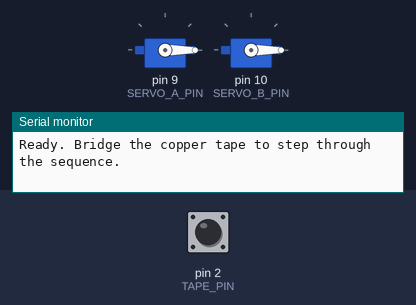
The sketch below on a simulated Arduino Uno, built with avr-gcc and run on an emulated ATmega328P. On the bench: 2 × servo, the last lines printed to the serial monitor. The test bench sets the inputs (shaded band); at power-on: pin 2 (TAPE_PIN) HIGH.

Above: at 1.2 s.
1.3 s: pin 2 (TAPE_PIN) pulled LOW for 0.15 s
At 2.6 s:
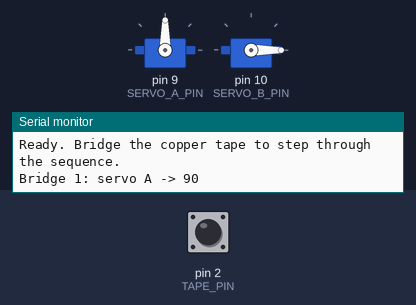
3.7 s: pin 2 (TAPE_PIN) pulled LOW for 1 s
At 5.6 s:
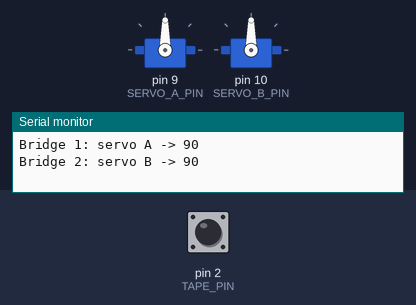
6.2 s: pin 2 (TAPE_PIN) pulled LOW for 0.15 s
At 6.68 s:
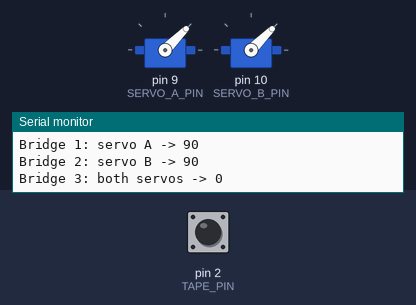
8.6 s: pin 2 (TAPE_PIN) pulled LOW for 3.2 s
At 9.08 s:
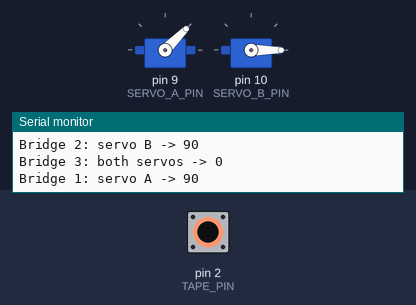
Timing chart, 0 to 11.6 s (numbered marks = the images above; inputs shaded):
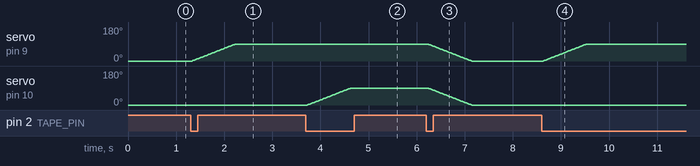

Measured:
- after the input at 1.3 s, servo on pin 9 (SERVO_A_PIN): moves from 0° to 90° over 0.91 s, starting at once
- after the input at 3.7 s, servo on pin 10 (SERVO_B_PIN): moves from 0° to 90° over 0.91 s, starting at once
- after the input at 6.2 s, servo on pin 9 (SERVO_A_PIN), servo on pin 10 (SERVO_B_PIN): moves from 90° to 0° over 0.91 s, starting at once
- after the input at 8.6 s, servo on pin 9 (SERVO_A_PIN): moves from 0° to 90° over 0.91 s, starting at once

The sketch:

copper_tape_servos.ino
```cpp
#include <Servo.h>

// ---------- Pins ----------
const int TAPE_PIN    = 2;    // copper tape signal (uses internal pull-up)
const int SERVO_A_PIN = 9;
const int SERVO_B_PIN = 10;

// ---------- Settings ----------
const int HOME_ANGLE   = 0;
const int TARGET_ANGLE = 90;
const int STEP_DELAY_MS = 10;            // ms per degree (lower = faster, 0 = instant)
const unsigned long DEBOUNCE_MS = 30;

Servo servoA, servoB;
int posA = HOME_ANGLE;
int posB = HOME_ANGLE;

int stepIndex = 0;   // 0 = move A, 1 = move B, 2 = reset both

// Debounce state
bool lastReading = HIGH;
bool stableState = HIGH;
unsigned long lastChange = 0;

void moveServo(Servo &s, int &pos, int target) {
  if (STEP_DELAY_MS == 0) {
    pos = target;
    s.write(pos);
    return;
  }
  int dir = (target > pos) ? 1 : -1;
  while (pos != target) {
    pos += dir;
    s.write(pos);
    delay(STEP_DELAY_MS);
  }
}

void resetBoth() {
  // Move both servos back to home at the same time
  while (posA != HOME_ANGLE || posB != HOME_ANGLE) {
    if (posA > HOME_ANGLE) { posA--; servoA.write(posA); }
    if (posB > HOME_ANGLE) { posB--; servoB.write(posB); }
    delay(STEP_DELAY_MS);
  }
}

void onTapeBridged() {
  switch (stepIndex) {
    case 0:
      Serial.println("Bridge 1: servo A -> 90");
      moveServo(servoA, posA, TARGET_ANGLE);
      break;
    case 1:
      Serial.println("Bridge 2: servo B -> 90");
      moveServo(servoB, posB, TARGET_ANGLE);
      break;
    case 2:
      Serial.println("Bridge 3: both servos -> 0");
      resetBoth();
      break;
  }
  stepIndex = (stepIndex + 1) % 3;
}

void setup() {
  Serial.begin(9600);
  pinMode(TAPE_PIN, INPUT_PULLUP);

  servoA.attach(SERVO_A_PIN, 500, 2400);
  servoB.attach(SERVO_B_PIN, 500, 2400);
  servoA.write(HOME_ANGLE);
  servoB.write(HOME_ANGLE);

  Serial.println("Ready. Bridge the copper tape to step through the sequence.");
}

void loop() {
  bool reading = digitalRead(TAPE_PIN);

  if (reading != lastReading) {
    lastChange = millis();
    lastReading = reading;
  }

  if (millis() - lastChange > DEBOUNCE_MS && reading != stableState) {
    stableState = reading;
    if (stableState == LOW) {      // LOW = tape bridged to GND
      onTapeBridged();
      // Ignore anything that happened during the move
      lastReading = digitalRead(TAPE_PIN);
      stableState = lastReading;
      lastChange = millis();
    }
  }
}
```
